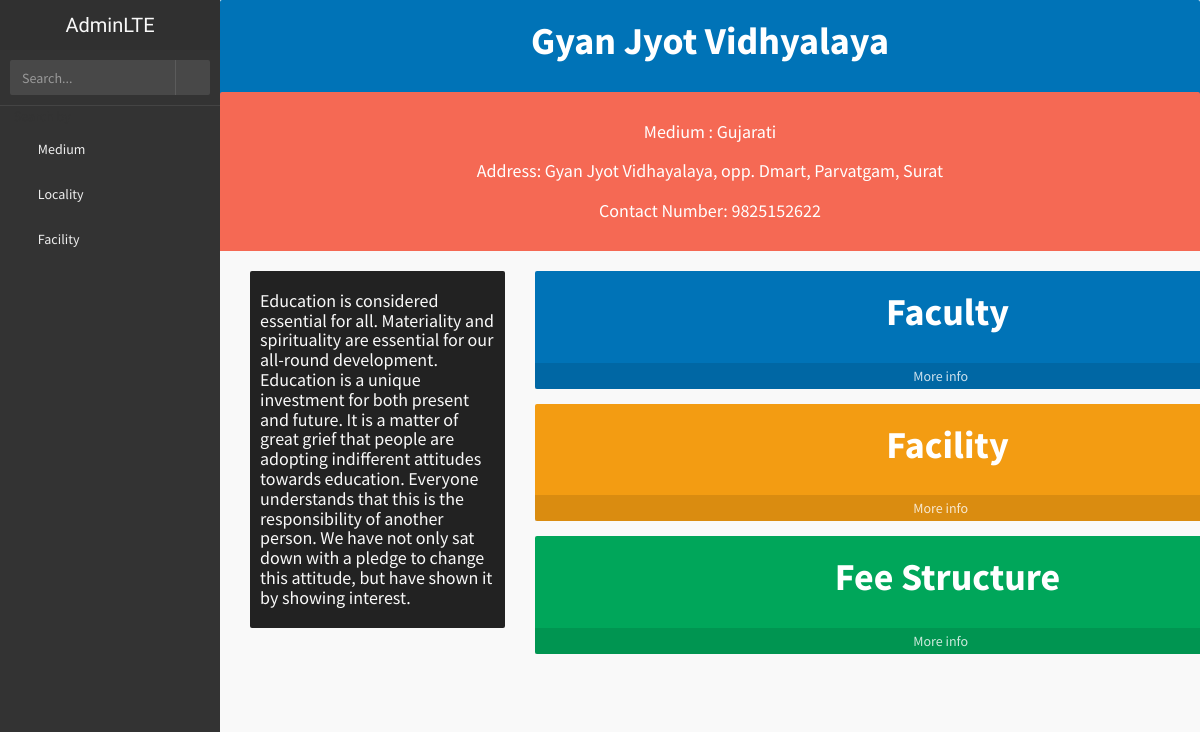
Page /school.php?id=101 on the committed database.
### tables this page shows
CREATE TABLE `school` (
  `sch_id` int(10) NOT NULL,
  `sch_name` varchar(50) NOT NULL,
  `address` varchar(100) NOT NULL,
  `contact_no` varchar(10) NOT NULL,
  `medium` varchar(50) NOT NULL,
  `description` varchar(500) NOT NULL,
  `image` varchar(100) NOT NULL,
  `locality` text NOT NULL
);

### school.php (the view, shortened to what this page needs)
<!DOCTYPE html>
<html>
    <head>
        <link href="css/bootstrap.min.css" rel="stylesheet" type="text/css" />
        <link href="css/font-awesome.min.css" rel="stylesheet" type="text/css" />
        <link href="css/ionicons.min.css" rel="stylesheet" type="text/css" />
        <link href="css/morris/morris.css" rel="stylesheet" type="text/css" />
        <link href="css/jvectormap/jquery-jvectormap-1.2.2.css" rel="stylesheet" type="text/css" />
        <link href="css/fullcalendar/fullcalendar.css" rel="stylesheet" type="text/css" />
        <link href="css/daterangepicker/daterangepicker-bs3.css" rel="stylesheet" type="text/css" />
        <link href="css/bootstrap-wysihtml5/bootstrap3-wysihtml5.min.css" rel="stylesheet" type="text/css" />
        <link href="css/AdminLTE.css" rel="stylesheet" type="text/css" />
    </head>
    <body class="skin-black">
        <header class="header">
            <a href="index.html" class="logo">
                AdminLTE
            </a>
        </header>
        <div class="wrapper row-offcanvas row-offcanvas-left">
            <?php include('side.php')?>
            <aside class="right-side">
                <?php
                $sch_id=$_GET['id'];
                    $conn = OpenCon();
                    $sql = "SELECT * FROM school where sch_id = '$sch_id'";
                    $res = mysqli_query($conn,$sql);
                    while($row = mysqli_fetch_assoc($res))
                    {
                        $name = $row['sch_name'];
                        $id = $row['sch_id'];
                        $add = $row['address'];
                        $no = $row['contact_no'];
                        $mid = $row['medium'];
                        $des = $row['description'];
                        ?>
                        <div class="small-box bg-blue">
                        <div class="label">
                            <h3>
                                <?php
                                 echo $name;
                                ?>
                            </h3>
                        </div>
                        <div class="small-box bg-red" font='5px'>
                        <div class="label ">
                            <h4>
                            <div>
                               Medium :
                                <?php
                                echo $mid;
                                ?>
                                </div>
                                <div>
                               Address:
                                <?php
                                echo $add;
                                ?>
                                </div>
                                <div>
                                Contact Number:
                                <?php
                                echo $no;
                                ?>
                                </div>
                            </h4>
                        </div>
                        <section class="content">
            <div class="row container">
                <div class="col-lg-3 col-xs-6">
                    <div class="small-box bg-black">
                        <div class="inner">
                            <h4>
                            <?php
                                echo $des;
                            ?>
                            </h4>
                        </div>
                    </div>
                </div>
                <div class="col-lg-9 col-xs-6">
                <div class="col">
                    <div class="small-box bg-blue">
                        <div class="label">
                            <h3>
                                Faculty
                            </h3>
                        </div>
                        <a href="faculty.php?id=<?php echo $id;?>"   class="small-box-footer">
                            More info <i class="fa fa-arrow-circle-right"></i>
                        </a>
                    </div>
                </div>
                <div class="col">
                    <div class="small-box bg-yellow">
                        <div class="label">
                            <h3>
                                Facility
                            </h3>
                        </div>
                        <a href="facility.php?id=<?php echo $id;?>"   class="small-box-footer">
                            More info <i class="fa fa-arrow-circle-right"></i>
                        </a>
                    </div>
                </div>
                <div class="col">
                    <div class="small-box bg-green">
                        <div class="label">
                            <h3>
                                Fee Structure
                            </h3>
                        </div>
                        <a href="fee.php?id=<?php echo $id;?>"   class="small-box-footer">
                            More info <i class="fa fa-arrow-circle-right"></i>
                        </a>
                    </div>
                </div>
                </div>
            </div>
        </section>
                    </div>
                    <?php
                    }
                    ?>
            </aside>
        </div>
</body>
</html>

### css/AdminLTE.css (style rules this page uses)
html, body { overflow-x: hidden!important; font-family: 'Source Sans Pro', sans-serif; -webkit-font-smoothing: antialiased; min-height: 100%; background: #f9f9f9; }
a { color: #3c8dbc; }
.wrapper { min-height: 100%; }
.wrapper:before, .wrapper:after { display: table; content: " "; }
.wrapper:after { clear: both; }
body > .header { position: absolute; top: 0; left: 0; right: 0; z-index: 1030; }
.right-side, .left-side { min-height: 100%; display: block; }
.right-side { background-color: #f9f9f9; margin-left: 220px; }
.content { padding: 20px 15px; background: #f9f9f9; }
h1, h2, h3, h4, h5, h6, .h1, .h2, .h3, .h4, .h5, .h6 { font-family: 'Source Sans Pro', sans-serif; }
.bg-red, .bg-yellow, .bg-aqua, .bg-blue, .bg-light-blue, .bg-green, .bg-navy, .bg-teal, .bg-olive, .bg-lime, .bg-orange, .bg-fuchsia, .bg-purple, .bg-maroon, .bg-black { color: #f9f9f9 !important; }
.bg-black { background-color: #222222 !important; }
.bg-red { background-color: #f56954 !important; }
.bg-yellow { background-color: #f39c12 !important; }
.bg-blue { background-color: #0073b7 !important; }
.bg-green { background-color: #00a65a !important; }
body > .header { position: relative; max-height: 100px; z-index: 1030; }
body > .header .logo { float: left; font-size: 20px; line-height: 50px; text-align: center; padding: 0 10px; width: 220px; font-family: 'Kaushan Script', cursive; font-weight: 500; height: 50px; display: block; }
.small-box { position: relative; display: block; -webkit-border-radius: 2px; -moz-border-radius: 2px; border-radius: 2px; margin-bottom: 15px; }
.small-box > .inner { padding: 10px; }
.small-box > .small-box-footer { position: relative; text-align: center; padding: 3px 0; color: #fff; color: rgba(255, 255, 255, 0.8); display: block; z-index: 10; background: rgba(0, 0, 0, 0.1); text-decoration: none; }
.small-box h3 { font-size: 38px; font-weight: bold; margin: 0 0 10px 0; white-space: nowrap; padding: 0; }
.small-box h3, .small-box p { z-index: 5px; }
.skin-black .logo { background-color: #333333; color: #f9f9f9; }

### rows in the picture
school: sch_name "Gyan Jyot Vidhyalaya", medium "Gujarati", address "Gyan Jyot Vidhayalaya, opp. Dmart, Parvatgam, Surat", contact_no "9825152622", description "Education is considered essential for all. Materiality and spirituality are essential for our all-round development. Education is a unique investment for both present and future. It is a matter of great grief that people are adopting indifferent attitudes towards education. Everyone understands that this is the responsibility of another person. We have not only sat down with a pledge to change this attitude, but have shown it by showing interest."
